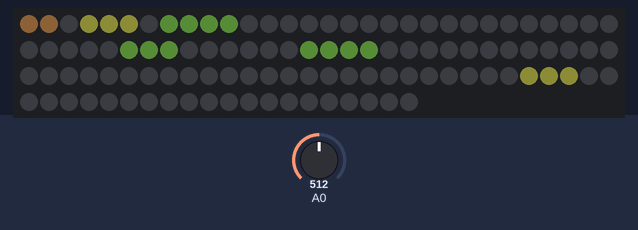
The sketch below on a simulated ESP8266 (NodeMCU). Shown: 110 RGB LEDs in strip order, left to right, continuing on the next row. The test bench sets the inputs (shaded band); at power-on: A0 = 512. Dim RGB values are drawn brighter than linear; WiFi joins after 1.5 s; servers stay silent unless stated; network time is answered at once with the bench clock; the local clock reads 2024-03-15 10:24:30 at power-on unless the sketch sets it.

Above: at 2.8 s.
2.9 s: A0 set to 37
5.8 s: A0 set to 20
8.2 s: A0 set to 52
Timing chart, 0 to 11.2 s (numbered marks = the images above; inputs shaded):
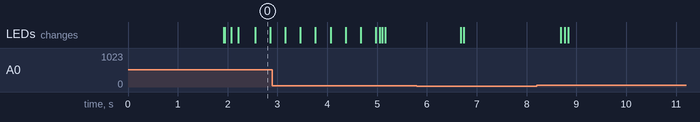

The sketch:

wordclock_newNTP.ino
```cpp
#define WIFISSID ""
#define WIFIPW ""

#define DEBUGLEVEL 0 //set 0 for no Serial Messages

#define USE_ANALOG_INPUT 1 //1=on, 0=off
#define COLORMODE 4
/*
   Color is described by Hue(16 Bit) and Saturation(8 Bit).
   Use tarValue below for fix Value or activate USE_ANALOG_INPUT;
   Use INTERVAL_CIRCLECOLOR for interval the color change (ms)

   Colormode 0: all Words have the same Color all the Time, hue/saturation index from circleColorIndex below
   Colormode 1: all Words have the same Color, but Color is changing with time
   Colormode 2: all Words have the same Color, but Color is changing with day of week,
                hue/saturation index 1-7, starting with sunday
   Colormode 3: all Words have different Colors, without changing by time
   Colormode 4: all Words have different Colors, changing by time
*/

#define LED_NUMBER 110
#define WORD_NUMBER 24
#define COLOR_NUMBER 9 //>=9

#define HUE_STEP 200
#define SATURATION_STEP 1
#define VALUE_STEP 1

#define VALUE_MULTIPLIER 2
#define VALUE_OFFSET 100

/* Configuration of Pins */
#define PIN_LED D6

/* Configuration of NTP */
#define NTP_SERVER1 "de.pool.ntp.org" //Allgemeiner NTP Server
#define UTC_OFFSET 7200 //in Sekunden
//#define NTP_SERVER2 "de.pool.ntp.org" //fritz box NTP Server 192.168.178.1
//#define TZ "CET-1CEST,M3.5.0/2:00,M10.5.0/3:00" //Sommer Winter Zeit
#define DEBUGTIMESTAMP 1621679000
#define DEBUGTIMESTAMPACTIVATE 0

/* Update Intervals */
#define INTERVAL_UPDATENTP 1000*60*60 //Millisekunden wie oft NTP Anfrage gestellt werden soll

#define INTERVAL_UPDATEVALUEFROMANALOGINPUT 1000
#define INTERVAL_CIRCLECOLOR 1000*1000

#define INTERVAL_UPDATETIME 1000
#define INTERVAL_PRINTTIME 1000
#define INTERVAL_UPDATEWORDSTATUS 1000

#define INTERVAL_UPDATEWORDVALUE 10
#define INTERVAL_UPDATEWORDCOLOR 10
#define INTERVAL_UPDATEWORDPIXELS 10

// Indexes for special words
#define ES 12
#define IST 13
#define FUENF 14
#define ZEHN 15
#define VIERTEL 16
#define ZWANZIG 17
#define HALB 18
#define NACH 19
#define VOR 20
#define UHR 21
#define N 0
#define ZW 1
#define IEBEN 6
#define S 22
#define EI 23

/* Includes */
#include <ESP8266WiFi.h>
#include <NTPClient.h>
#include <WiFiUdp.h>
#include <Adafruit_NeoPixel.h>

/* Structs */
typedef struct Word
{
  uint8_t needUpdate = 0;
  uint8_t address;
  uint8_t wordLength;
  uint16_t tarHue = 0;
  uint16_t curHue = 0;
  uint8_t tarSaturation = 0;
  uint8_t curSaturation = 0;
  uint8_t tarStatus = 0;
  uint8_t curValue = 0;
} Word;

/* Globals */

// previousMillis (pm)
unsigned long pm_updateTime = 0;
unsigned long pm_printTime = 0;
unsigned long pm_updateWordStatus = 0;
unsigned long pm_updateWordPixels = 0;
unsigned long pm_updateWordValue = 0;
unsigned long pm_updateValueFromAnalogInput = 0;
unsigned long pm_circleColor = 0;
unsigned long pm_updateWordColor = 0;

uint8_t firstFlow = 1;

WiFiUDP ntpUDP;
NTPClient timeClient(ntpUDP, NTP_SERVER1, UTC_OFFSET, INTERVAL_UPDATENTP);
tm *tm; // stores Date and Time in human way

Adafruit_NeoPixel pixels = Adafruit_NeoPixel(LED_NUMBER, PIN_LED, NEO_GRB + NEO_KHZ800);

Word words[WORD_NUMBER];

uint8_t tarValue = 200;
uint8_t circleColorIndex = 0;

const uint16_t hues[COLOR_NUMBER] = {
  10922, 0, 6900, 10923, 21845, 32768, 43691, 49971, 54613
};
const uint8_t saturations[COLOR_NUMBER] = {
  70, 255, 255, 255, 255, 255, 255, 255, 115
};

// first digit=number of first led
// second digit=word length
const uint8_t addresses[WORD_NUMBER][2] = {
  {61, 1},  //N        0
  {64, 2},  //ZW       1
  {67, 4},  //Drei     2
  {77, 4},  //Vier     3
  {73, 4},  //Fünf     4
  {104, 5}, //Sechs    5
  {55, 5},  //IEBEN    6
  {89, 4},  //Acht     7
  {81, 4},  //Neun     8
  {93, 4},  //Zehn     9
  {85, 3},  //Elf     10
  {49, 5},  //Zwölf   11
  {0, 2},   //Es      12
  {3, 3},   //Ist     13
  {7, 4},   //Fünf    14
  {18, 4},  //Zehn    15
  {26, 7},  //Viertel 16
  {11, 7},  //Zwanzig 17
  {44, 4},  //Halb    18
  {38, 4},  //Nach    19
  {35, 3},  //Vor     20
  {99, 3},  //Uhr     21
  {60, 1},  //S       22
  {62, 2}   //EI      23
};

const uint8_t displayMode = 0;

void setup() {
  ESP.wdtDisable();
  if (DEBUGLEVEL > 0) Serial.begin(115200);

  pixels.begin();
  pixels.clear();
  pixels.show();

  startNetwork();

  timeClient.begin();

  setWordAddresses();

  if (COLORMODE == 0) setWordSameColors();
  if (COLORMODE == 3) setWordDifferentColors();
}

void loop() {
  updateTime();
  printTime();
  updateWordStatus();

  if (USE_ANALOG_INPUT) updateValueFromAnalogInput();
  if (COLORMODE != 0 && COLORMODE != 3) updateColor();

  updateWordValue();
  updateWordColor();
  updateWordPixels();

  delay(1);
  ESP.wdtFeed();
  firstFlow = 0;
}
```

AnalogInput.ino
```cpp
void updateValueFromAnalogInput() {
  unsigned long currentMillis = millis();
  if (currentMillis - pm_updateValueFromAnalogInput <= INTERVAL_UPDATEVALUEFROMANALOGINPUT && !firstFlow) {
    return;
  }
  pm_updateValueFromAnalogInput = currentMillis;

  int32_t a0 = analogRead(A0); //liefert Werte von 1-1024
  if (DEBUGLEVEL > 1) Serial.println(a0);
  a0 -= 1;
  a0 = VALUE_MULTIPLIER * a0 + VALUE_OFFSET;
  a0 /= 4;
  if (a0 < 0) a0 = 0;
  if (a0 > 255) a0 = 255;
  tarValue = a0; //akzeptiert Werte von 0-255
}
```

Basic.ino
```cpp
void setWordAddresses() {
  for (uint8_t i = 0; i < WORD_NUMBER; i++) {
    words[i].address = addresses[i][0];
    words[i].wordLength = addresses[i][1];
  }
}

void resetWordStatus() {
  for (uint8_t i = 0; i < WORD_NUMBER; i++) {
    words[i].tarStatus = 0;
  }
}

void updateWordStatus() {
  unsigned long currentMillis = millis();
  if (currentMillis - pm_updateWordStatus <= INTERVAL_UPDATEWORDSTATUS || firstFlow) {
    return;
  }
  pm_updateWordStatus = currentMillis;

  resetWordStatus();

  words[ES].tarStatus = 1;
  words[IST].tarStatus = 1;

  uint8_t index_hour = timeClient.getHours();
  if (timeClient.getMinutes() > 22 || timeClient.getMinutes() == 22 && timeClient.getMinutes() >= 30) {
    index_hour++;
  }
  if (index_hour == 0) index_hour = 12;
  if (index_hour > 12) index_hour -= 12;
  index_hour--;
  words[index_hour].tarStatus = 1;
  if (index_hour == N) {
    words[EI].tarStatus = 1;
    words[EI].tarHue = words[N].tarHue;
    words[EI].tarSaturation = words[N].tarSaturation;
    words[S].tarStatus = 1;
  }
  if (index_hour == ZW) {
    words[EI].tarStatus = 1;
    words[EI].tarHue = words[ZW].tarHue;
    words[EI].tarSaturation = words[ZW].tarSaturation;
  }
  if (index_hour == IEBEN) {
    words[S].tarStatus = 1;
  }

  if ((timeClient.getMinutes() > 57 || timeClient.getMinutes() == 57 && timeClient.getSeconds() >= 30) || (timeClient.getMinutes() < 2 || timeClient.getMinutes() == 2 && timeClient.getSeconds() < 30)) {
    words[UHR].tarStatus = 1;
    if (index_hour == N) {
      words[S].tarStatus = 0;
    }
  }

  if ((timeClient.getMinutes() > 2 || timeClient.getMinutes() == 2 && timeClient.getSeconds() >= 30) && (timeClient.getMinutes() < 7 || timeClient.getMinutes() == 7 && timeClient.getSeconds() < 30)) {
    words[FUENF].tarStatus = 1;
    words[NACH].tarStatus = 1;
  }

  if ((timeClient.getMinutes() > 7 || timeClient.getMinutes() == 7 && timeClient.getSeconds() >= 30) && (timeClient.getMinutes() < 12 || timeClient.getMinutes() == 12 && timeClient.getSeconds() < 30)) {
    words[ZEHN].tarStatus = 1;
    words[NACH].tarStatus = 1;
  }

  if ((timeClient.getMinutes() > 12 || timeClient.getMinutes() == 12 && timeClient.getSeconds() >= 30) && (timeClient.getMinutes() < 17 || timeClient.getMinutes() == 17 && timeClient.getSeconds() < 30)) {
    words[VIERTEL].tarStatus = 1;
    words[NACH].tarStatus = 1;
  }

  if ((timeClient.getMinutes() > 17 || timeClient.getMinutes() == 17 && timeClient.getSeconds() >= 30) && (timeClient.getMinutes() < 22 || timeClient.getMinutes() == 22 && timeClient.getSeconds() < 30)) {
    words[ZWANZIG].tarStatus = 1;
    words[NACH].tarStatus = 1;
  }

  if ((timeClient.getMinutes() > 22 || timeClient.getMinutes() == 22 && timeClient.getSeconds() >= 30) && (timeClient.getMinutes() < 27 || timeClient.getMinutes() == 27 && timeClient.getSeconds() < 30)) {
    words[FUENF].tarStatus = 1;
    words[VOR].tarStatus = 1;
    words[HALB].tarStatus = 1;
  }

  if ((timeClient.getMinutes() > 27 || timeClient.getMinutes() == 27 && timeClient.getSeconds() >= 30) && (timeClient.getMinutes() < 32 || timeClient.getMinutes() == 32 && timeClient.getSeconds() < 30)) {
    words[HALB].tarStatus = 1;
  }

  if ((timeClient.getMinutes() > 32 || timeClient.getMinutes() == 32 && timeClient.getSeconds() >= 30) && (timeClient.getMinutes() < 37 || timeClient.getMinutes() == 37 && timeClient.getSeconds() < 30)) {
    words[FUENF].tarStatus = 1;
    words[NACH].tarStatus = 1;
    words[HALB].tarStatus = 1;
  }

  if ((timeClient.getMinutes() > 37 || timeClient.getMinutes() == 37 && timeClient.getSeconds() >= 30) && (timeClient.getMinutes() < 42 || timeClient.getMinutes() == 42 && timeClient.getSeconds() < 30)) {
    words[ZWANZIG].tarStatus = 1;
    words[VOR].tarStatus = 1;
  }

  if ((timeClient.getMinutes() > 42 || timeClient.getMinutes() == 42 && timeClient.getSeconds() >= 30) && (timeClient.getMinutes() < 47 || timeClient.getMinutes() == 47 && timeClient.getSeconds() < 30)) {
    words[VIERTEL].tarStatus = 1;
    words[VOR].tarStatus = 1;
  }

  if ((timeClient.getMinutes() > 47 || timeClient.getMinutes() == 47 && timeClient.getSeconds() >= 30) && (timeClient.getMinutes() < 52 || timeClient.getMinutes() == 52 && timeClient.getSeconds() < 30)) {
    words[ZEHN].tarStatus = 1;
    words[VOR].tarStatus = 1;
  }

  if ((timeClient.getMinutes() > 52 || timeClient.getMinutes() == 52 && timeClient.getSeconds() >= 30) && (timeClient.getMinutes() < 57 || timeClient.getMinutes() == 57 && timeClient.getSeconds() < 30)) {
    words[FUENF].tarStatus = 1;
    words[VOR].tarStatus = 1;
  }
}

void updateWordValue() {
  unsigned long currentMillis = millis();
  if (currentMillis - pm_updateWordValue <= INTERVAL_UPDATEWORDVALUE && !firstFlow) {
    return;
  }
  pm_updateWordValue = currentMillis;

  for (uint8_t i = 0; i < WORD_NUMBER; i++) {
    if (words[i].curValue < words[i].tarStatus * tarValue) {
      if (words[i].curValue + VALUE_STEP > words[i].tarStatus * tarValue) {
        words[i].curValue = words[i].tarStatus * tarValue;
      } else {
        words[i].curValue += VALUE_STEP;
      }
      words[i].needUpdate = 1;
    }
    if (words[i].curValue > words[i].tarStatus * tarValue) {
      if (words[i].curValue - VALUE_STEP < words[i].tarStatus * tarValue) {
        words[i].curValue = words[i].tarStatus * tarValue;
      } else {
        words[i].curValue -= VALUE_STEP;
      }
      words[i].needUpdate = 1;
    }
  }
}

void updateWordPixels() {
  unsigned long currentMillis = millis();
  if (currentMillis - pm_updateWordPixels <= INTERVAL_UPDATEWORDPIXELS && !firstFlow) {
    return;
  }
  pm_updateWordPixels = currentMillis;

  for (uint8_t i = 0; i < WORD_NUMBER; i++) {
    if (words[i].needUpdate) {
      uint32_t rgbcolor = pixels.gamma32(pixels.ColorHSV(words[i].curHue, words[i].curSaturation, words[i].curValue));
      pixels.fill(rgbcolor, words[i].address, words[i].wordLength);
      words[i].needUpdate = 0;
      if (DEBUGLEVEL > 2) Serial.println(words[i].curValue);
    }
  }
  pixels.show();
}
```

Color.ino
```cpp
void updateColor() {
  unsigned long currentMillis = millis();
  if (currentMillis - pm_circleColor <= INTERVAL_CIRCLECOLOR && !firstFlow) {
    return;
  }
  pm_circleColor = currentMillis;

  if (COLORMODE == 1) setWordSameColors();
  if (COLORMODE == 2) {
    circleColorIndex = timeClient.getDay() + 1;
    setWordSameColors();
  }
  if (COLORMODE == 4) setWordDifferentColors();

  if (circleColorIndex == COLOR_NUMBER - 1) {
    circleColorIndex = 0;
  } else {
    circleColorIndex++;
  }
}

void setWordSameColors() {
  for (uint8_t i = 0; i < WORD_NUMBER; i++) {
    words[i].tarHue = hues[circleColorIndex];
    words[i].tarSaturation = saturations[circleColorIndex];
  }
}

void setWordDifferentColors() {
  uint8_t offset_i = 4*circleColorIndex;
  for (uint8_t i = 0; i < 12; i++) {
    words[i].tarHue = hues[(i % 2 + offset_i) % COLOR_NUMBER];
    words[i].tarSaturation = saturations[(i % 2 + offset_i) % COLOR_NUMBER];
  }
  words[EI].tarHue = hues[(words[ZW].tarStatus + offset_i) % COLOR_NUMBER];
  words[EI].tarSaturation = saturations[(words[ZW].tarStatus + offset_i) % COLOR_NUMBER];
  words[S].tarHue = hues[(0 + offset_i) % COLOR_NUMBER];
  words[S].tarSaturation = saturations[(0 + offset_i) % COLOR_NUMBER];
  words[ES].tarHue = hues[(2 + offset_i) % COLOR_NUMBER];
  words[ES].tarSaturation = saturations[(2 + offset_i) % COLOR_NUMBER];
  words[IST].tarHue = hues[(3 + offset_i) % COLOR_NUMBER];
  words[IST].tarSaturation = saturations[(3 + offset_i) % COLOR_NUMBER];
  words[FUENF].tarHue = hues[(4 + offset_i) % COLOR_NUMBER];
  words[FUENF].tarSaturation = saturations[(4 + offset_i) % COLOR_NUMBER];
  words[ZEHN].tarHue = hues[(5 + offset_i) % COLOR_NUMBER];
  words[ZEHN].tarSaturation = saturations[(5 + offset_i) % COLOR_NUMBER];
  words[VIERTEL].tarHue = hues[(4 + offset_i) % COLOR_NUMBER];
  words[VIERTEL].tarSaturation = saturations[(4 + offset_i) % COLOR_NUMBER];
  words[ZWANZIG].tarHue = hues[(5 + offset_i) % COLOR_NUMBER];
  words[ZWANZIG].tarSaturation = saturations[(5 + offset_i) % COLOR_NUMBER];
  words[HALB].tarHue = hues[(6 + offset_i) % COLOR_NUMBER];
  words[HALB].tarSaturation = saturations[(6 + offset_i) % COLOR_NUMBER];
  words[VOR].tarHue = hues[(7 + offset_i) % COLOR_NUMBER];
  words[VOR].tarSaturation = saturations[(7 + offset_i) % COLOR_NUMBER];
  words[NACH].tarHue = hues[(7 + offset_i) % COLOR_NUMBER];
  words[NACH].tarSaturation = saturations[(7 + offset_i) % COLOR_NUMBER];
  words[UHR].tarHue = hues[(8 + offset_i) % COLOR_NUMBER];
  words[UHR].tarSaturation = saturations[(8 + offset_i) % COLOR_NUMBER];
}

void updateWordColor() {
  unsigned long currentMillis = millis();
  if (currentMillis - pm_updateWordColor <= INTERVAL_UPDATEWORDCOLOR && !firstFlow) {
    return;
  }
  pm_updateWordColor = currentMillis;

  for (uint8_t i = 0; i < WORD_NUMBER; i++) {
    if (words[i].tarStatus == 1) {
      if (words[i].curHue != words[i].tarHue) {
        if (words[i].curHue < words[i].tarHue && words[i].curHue + HUE_STEP > words[i].tarHue ||
        words[i].curHue > words[i].tarHue && words[i].curHue + HUE_STEP - 65536 > words[i].tarHue) {
          words[i].curHue = words[i].tarHue;
        } else {
          words[i].curHue += HUE_STEP;
        }
        words[i].needUpdate = 1;
      }
      if (words[i].curSaturation < words[i].tarSaturation) {
        if (words[i].curSaturation + SATURATION_STEP > words[i].tarSaturation) {
          words[i].curSaturation = words[i].tarSaturation;
        } else {
          words[i].curSaturation += SATURATION_STEP;
        }
        words[i].needUpdate = 1;
      }
      if (words[i].curSaturation > words[i].tarSaturation) {
        if (words[i].curSaturation - SATURATION_STEP < words[i].tarSaturation) {
          words[i].curSaturation = words[i].tarSaturation;
        } else {
          words[i].curSaturation -= SATURATION_STEP;
        }
        words[i].needUpdate = 1;
      }
    }
  }
}
```

Time.ino
```cpp
/*
// Callback function when NTP Sync is done
void time_is_set() {
  if (DEBUGLEVEL > 0) Serial.println("NTP Server Timestamp Synchronisation");
  if (DEBUGTIMESTAMPACTIVATE) sntp_real_timestamp = DEBUGTIMESTAMP;
}

// function for setting NTP sync intervall
uint32_t sntp_update_delay_MS_rfc_not_less_than_15000 () {
  return INTERVAL_UPDATENTP;
}
*/
void updateTime() {
  unsigned long currentMillis = millis();
  if (currentMillis - pm_updateTime <= INTERVAL_UPDATETIME && !firstFlow) {
    return;
  }
  pm_updateTime = currentMillis;

  timeClient.update();
  unsigned long epochTime = timeClient.getEpochTime();
  //tm = gmtime ((time_t *)&epochTime);
}

void printTime() {
  if (DEBUGLEVEL <= 0) {
    return;
  }
  unsigned long currentMillis = millis();
  if (currentMillis - pm_printTime <= INTERVAL_PRINTTIME && !firstFlow) {
    return;
  }
  pm_printTime = currentMillis;

  //Serial.print("year:");
  //Serial.print(tm->tm_year + 1900);  // years since 1900
  //Serial.print("  month:");
  //Serial.print(tm->tm_mon + 1);      // January = 0 (!)
  //Serial.print("  day:");
  //Serial.print(tm->tm_mday);         // day of month
  Serial.print("  hour:");
  Serial.print(timeClient.getHours());         // hours since midnight  0-23
  Serial.print("  min:");
  Serial.print(timeClient.getMinutes());          // minutes after the hour  0-59
  Serial.print("  sec:");
  Serial.print(timeClient.getSeconds());          // seconds after the minute  0-61*
  //Serial.print("  wday");
  //Serial.print(tm->tm_wday);         // days since Sunday 0-6
  //if (tm->tm_isdst == 1)             // Daylight Saving Time flag
  //  Serial.print("  DST");
  //else
  //  Serial.print("  standard");
  Serial.println();
}
```

Wifi.ino
```cpp
void startNetwork() {
  WiFi.persistent(false);
  WiFi.mode(WIFI_STA);
  WiFi.begin(WIFISSID, WIFIPW);
  while (WiFi.status() != WL_CONNECTED) {
    if (DEBUGLEVEL > 0) Serial.print(".");
    //pixels.fill(pixels.Color(20,20,20));
    //pixels.show();
    delay(200);
    //pixels.clear();
    //pixels.show();
    //delay(100);
  }
  if (DEBUGLEVEL > 0) Serial.println("\nWiFi connected");
}
```
